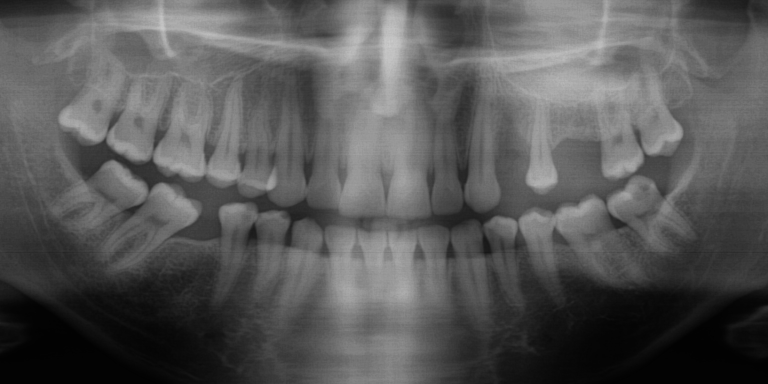
#> input picture annotation/Radiografias/Panoramicas/pan_cut/panlote2 (12).jpg, 1536 x 768 px, given as the content of the folder uments/GitHub/pjct/annotation/Radiografias/Panoramicas/lote2, which was not available (shown at 1/2 size)
$ python preproc.py
#> lines starting #> are read from the running program, lines starting #| are printed output that depends on the picture
import cv2
import os

# Diretório de entrada e saída
input_dirs = ['C:/Users/Siraissi/Documents/GitHub/pjct/annotation/Radiografias/Panoramicas/lote2']
output_dirs = ['C:/Users/Siraissi/Documents/GitHub/pjct/annotation/Radiografias/Panoramicas/pan_cut']

# Verificar se as listas de diretórios têm o mesmo comprimento
if len(input_dirs) != len(output_dirs):
    raise ValueError("As listas de diretórios de entrada e saída devem ter o mesmo comprimento.")

# Função para cortar e redimensionar imagens
def preprocess_image(image_path, output_path, target_size=(1536, 768)):
    # Carregar a imagem
#> called with target_size = (1536, 768)
    image = cv2.imread(image_path)
#> image is the input picture: shape (768, 1536, 3); min 1, max 206, mean 87.4

    # Verificar se a imagem foi carregada corretamente
    if image is None:
        print(f"Erro ao carregar a imagem: {image_path}")
        return

    # Cortar a imagem (exemplo: cortando uma área central)
    height, width = image.shape[:2]
#> height = 768; width = 1536
    margin_x = int(width * 0.1)  # 10% da largura
#> margin_x = 153
    margin_y = int(height * 0.1)  # 10% da altura
#> margin_y = 76
    start_x = margin_x
#> start_x = 153
    start_y = margin_y
#> start_y = 76
    end_x = width - margin_x
#> end_x = 1383
    end_y = height - margin_y
#> end_y = 692
    cropped_image = image[start_y:end_y, start_x:end_x]
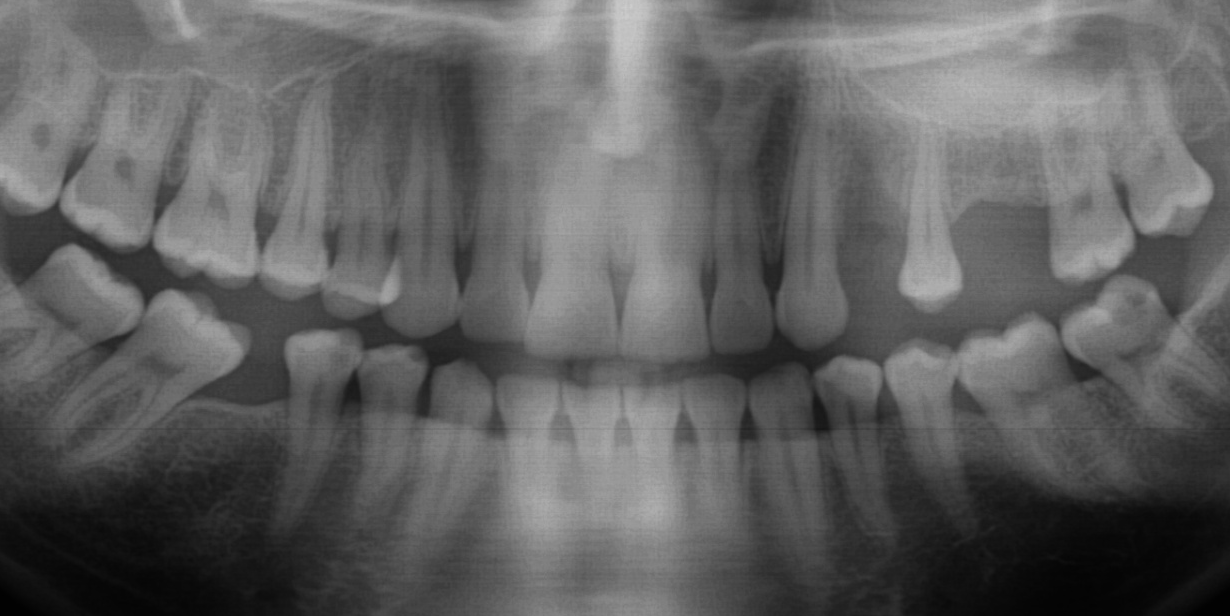
#> cropped_image: shape (616, 1230, 3); min 1, max 206, mean 96.2

    # Redimensionar a imagem
    resized_image = cv2.resize(cropped_image, target_size)

    # Salvar a imagem processada
    cv2.imwrite(output_path, resized_image)

# Processar todas as imagens nos diretórios de entrada
for input_dir, output_dir in zip(input_dirs, output_dirs):
    if not os.path.exists(output_dir):
        os.makedirs(output_dir)

    for filename in os.listdir(input_dir):
        if filename.endswith('.jpg') or filename.endswith('.png'):
            input_path = os.path.join(input_dir, filename)
            output_path = os.path.join(output_dir, filename)
            preprocess_image(input_path, output_path)

print("Pré-processamento concluído.")

$ run again, on annotation/Radiografias/Panoramicas/pan_cut/panlote2 (29).jpg
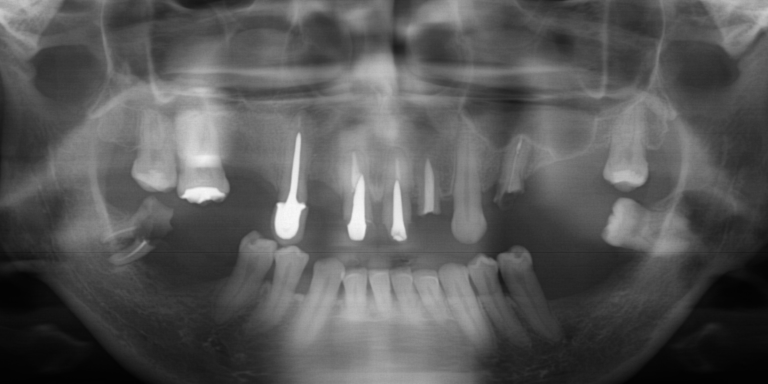
#> input picture annotation/Radiografias/Panoramicas/pan_cut/panlote2 (29).jpg, 1536 x 768 px, given as the content of the folder uments/GitHub/pjct/annotation/Radiografias/Panoramicas/lote2, which was not available (shown at 1/2 size)
#> in preprocess_image, image is the input picture: shape (768, 1536, 3); min 1, max 248, mean 87.6
#> in preprocess_image, `cropped_image = image[start_y:end_y, start_x:end_x]`:
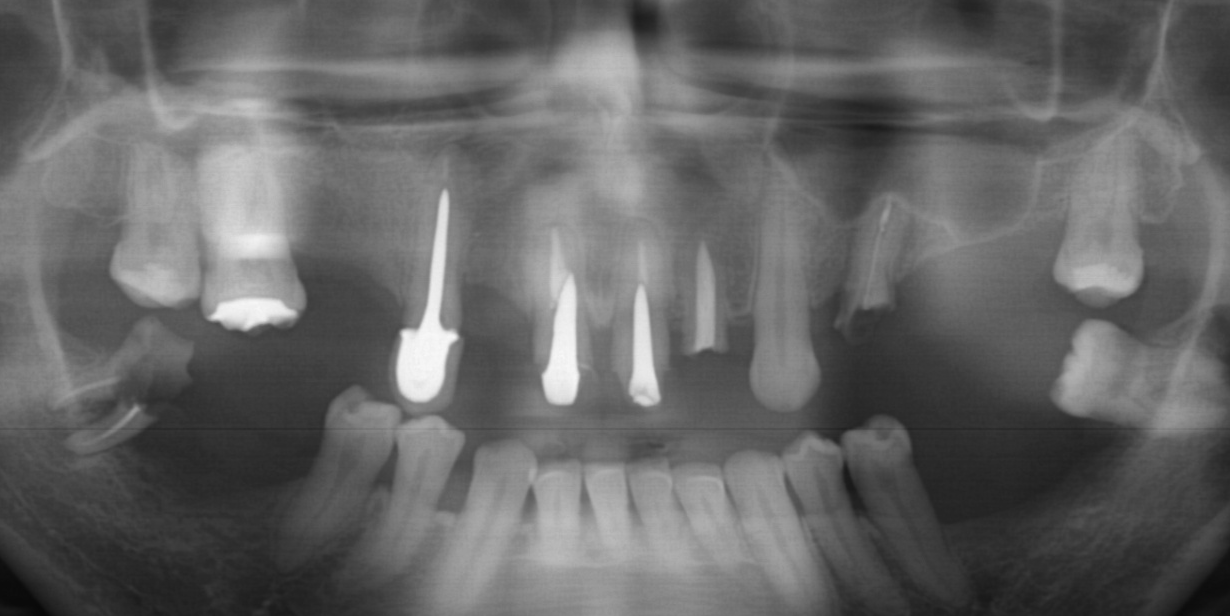
#> cropped_image: shape (616, 1230, 3); min 8, max 248, mean 101.1

$ run again, on annotation/Radiografias/Panoramicas/pan_cut/panlote2 (34).jpg
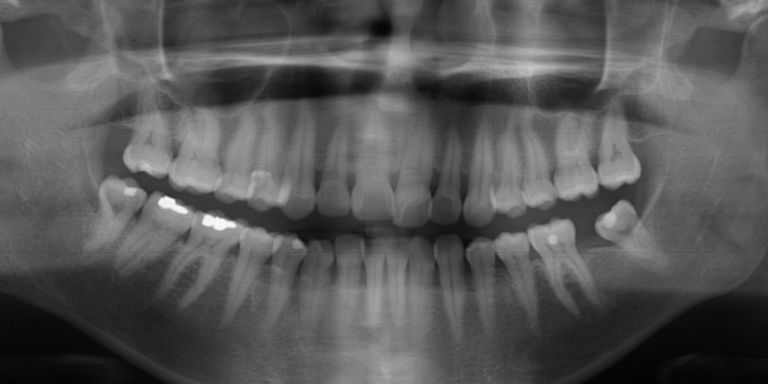
#> input picture annotation/Radiografias/Panoramicas/pan_cut/panlote2 (34).jpg, 1536 x 768 px, given as the content of the folder uments/GitHub/pjct/annotation/Radiografias/Panoramicas/lote2, which was not available (shown at 1/2 size)
#> in preprocess_image, image is the input picture: shape (768, 1536, 3); min 3, max 251, mean 86.6
#> in preprocess_image, `cropped_image = image[start_y:end_y, start_x:end_x]`:
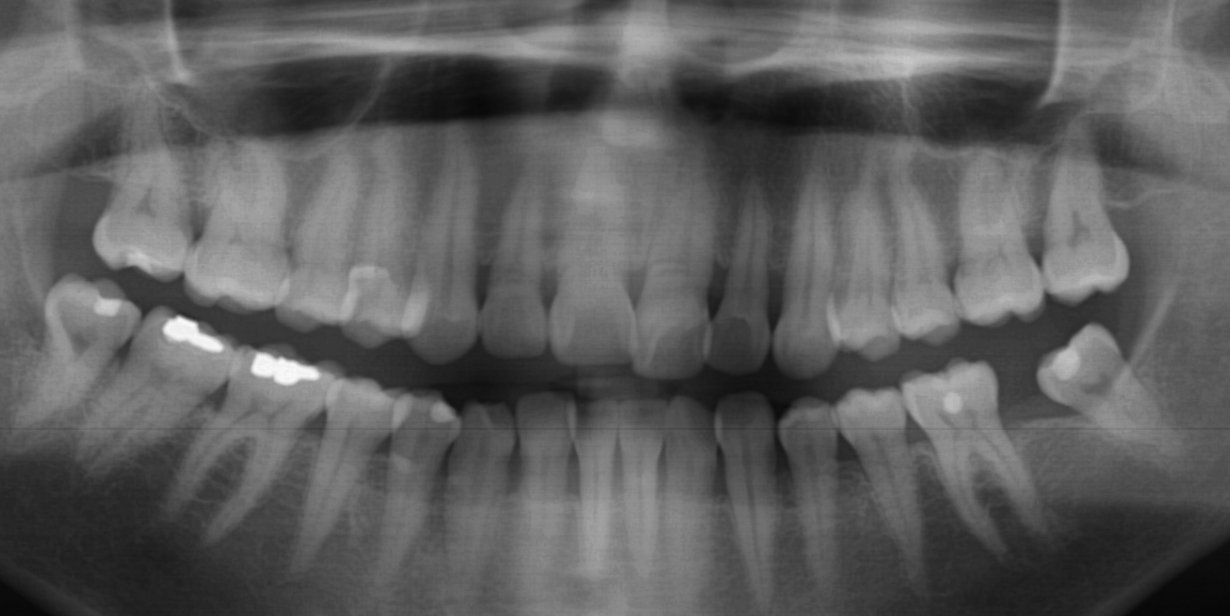
#> cropped_image: shape (616, 1230, 3); min 6, max 251, mean 94.3

$ run again, on annotation/Radiografias/Panoramicas/pan_cut/panlote2 (36).jpg
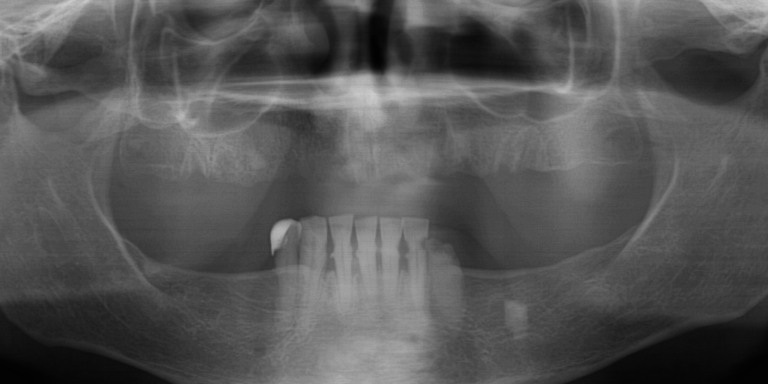
#> input picture annotation/Radiografias/Panoramicas/pan_cut/panlote2 (36).jpg, 1536 x 768 px, given as the content of the folder uments/GitHub/pjct/annotation/Radiografias/Panoramicas/lote2, which was not available (shown at 1/2 size)
#> in preprocess_image, image is the input picture: shape (768, 1536, 3); min 1, max 205, mean 85.1
#> in preprocess_image, `cropped_image = image[start_y:end_y, start_x:end_x]`:
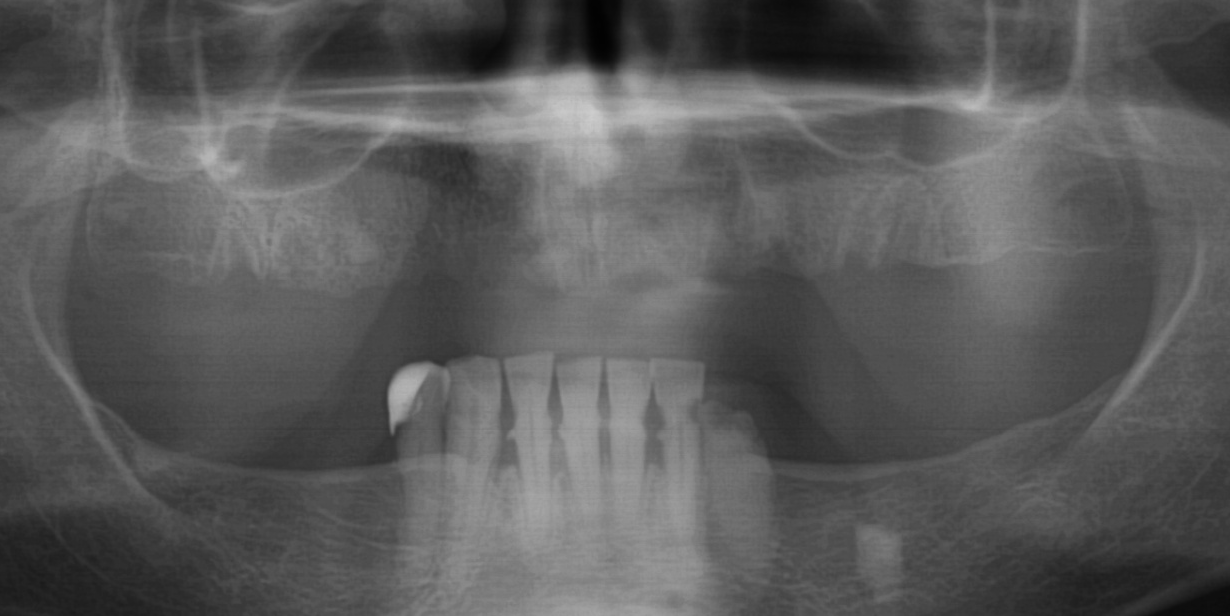
#> cropped_image: shape (616, 1230, 3); min 2, max 205, mean 90.1
